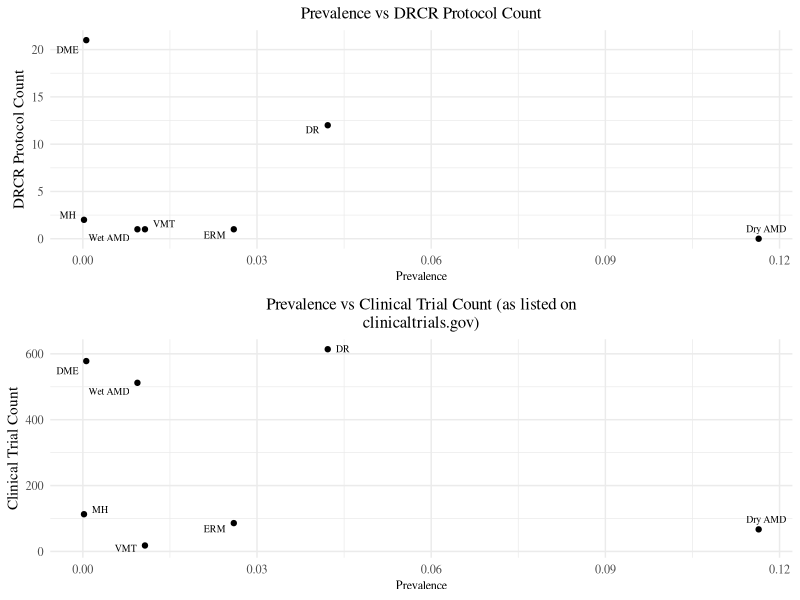
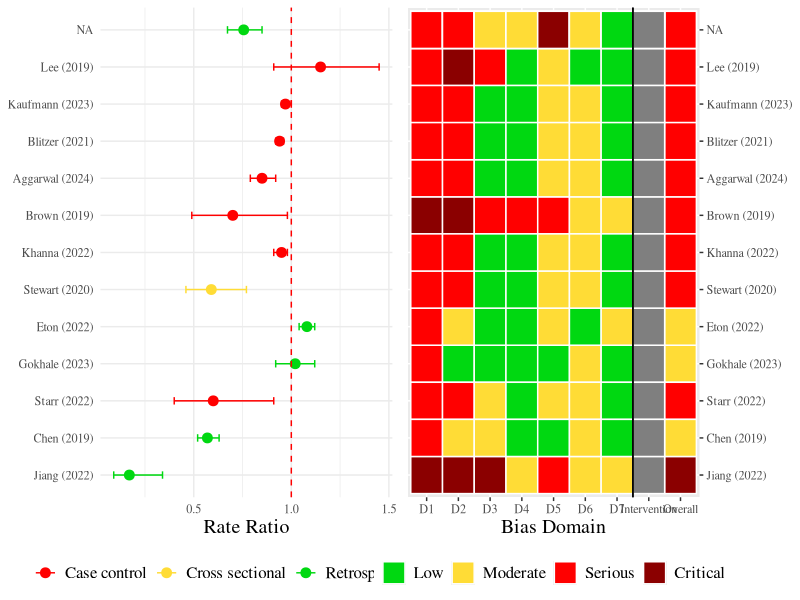

The R script that drew these images, in order:
## ---- chunk 1
library(ggplot2)
library(dplyr)
library(ggrepel)
library(tidyr)
library(stringr)
library(egg)

## ---- chunk 2
prevalence_dict <- c(DR = 0.285 * 0.148, DME = 0.027 * 0.148 * 0.148, ERM = 0.026, VMT = 0.0107, RR = NULL, MH = 0.0002, Wet_AMD = 0.0094, Dry_AMD = 0.1164)

clinical_dict <- c(DR = 614, DME = 578, ERM = 86, VMT = 18, RR = 11, MH = 113, Wet_AMD = 512, Dry_AMD = 67)
## ---- chunk 3
protocol_df <- read.csv('drcrprotocols.csv')
protocol_df <- subset(protocol_df, Disease != 'MISC')

formatted_prevalence_df <- protocol_df %>%
  group_by(Disease) %>%
  summarise(Number_of_Rows = n())

dry_amd_row = data.frame(Disease = 'Dry_AMD', Number_of_Rows = 0)
formatted_prevalence_df <- rbind(formatted_prevalence_df, dry_amd_row)
formatted_prevalence_df$Prevalence <- prevalence_dict[match(formatted_prevalence_df$Disease, names(prevalence_dict))]
formatted_prevalence_df$Clinical_Trials_Count <- clinical_dict[match(formatted_prevalence_df$Disease, names(clinical_dict))]

formatted_prevalence_df <- formatted_prevalence_df %>%
  rename(DRCR_Protocol_Count = Number_of_Rows)
formatted_prevalence_df <- formatted_prevalence_df %>%
  mutate(Disease = gsub("_", " ", Disease))

common_theme <- theme_minimal() +
  theme(
    text = element_text(family = "serif"),
    plot.title = element_text(size = rel(1.1), hjust = 0.5),  
    axis.title.x = element_text(size = rel(0.8)),
    axis.title.y = element_text(size = rel(1))
  )

plt1 <- ggplot(formatted_prevalence_df, aes(x = Prevalence, y = DRCR_Protocol_Count, label = Disease)) +
  geom_point(size = 1.5) +
  geom_text_repel(box.padding = 0.3, segment.color = NA, size = 2.5, family = "serif") +
  labs(title = 'Prevalence vs DRCR Protocol Count',
       x = 'Prevalence',
       y = 'DRCR Protocol Count') + 
  common_theme 

plt2 <- ggplot(formatted_prevalence_df, aes(x = Prevalence, y = Clinical_Trials_Count, label = Disease)) + 
  geom_point(size = 1.5) +
  geom_text_repel(box.padding = 0.3, segment.color = NA, size = 2.5, family = "serif") +  
  labs(title = NULL,  # Remove the title from labs
       x = 'Prevalence', 
       y = 'Clinical Trial Count') + 
  ggtitle(str_wrap('Prevalence vs Clinical Trial Count (as listed on clinicaltrials.gov)', width = 60)) +
  common_theme

ggarrange(plt1, plt2, nrow = 2)

## ---- chunk 4

drcrrates <-read.csv('drcrrates.csv')
study_order <- c('Jiang (2022)', 'Chen (2019)', 'Starr (2022)', 'Gokhale (2023)', 'Eton (2022)',
                 'Stewart (2020)', 'Khanna (2022)',
                 'Brown (2019)', 'Aggarwal (2024)', 'Blitzer (2021)', 'Kaufmann (2023)', 'Lee (2019)')

type_order <- c('Case control', 'Cross sectional', 'Retrospective cohort')


drcrrates$Paper <- factor(drcrrates$Paper, levels = study_order, ordered = TRUE)
drcrrates$Type <- factor(drcrrates$Type, levels = type_order, ordered = TRUE)

common_theme <- theme_minimal() +
  theme(
    text = element_text(family = "serif"),
    plot.title = element_text(size = rel(2)),  
    axis.title.x = element_text(size = rel(1.3)),
    axis.title.y = element_text(size = rel(1.3))
  )

rates <- ggplot(drcrrates, aes(x = Rate.ratio, y = Paper, color = Type)) +
  geom_point(position = position_dodge(width = 0.5), size = 3) +
  geom_errorbarh(aes(xmin = Lower, xmax = Upper, height = 0.2), position = position_dodge(width = 0.5)) +
  labs(title = 'Metformin Rate Ratios vs AMD',
       x = 'Rate Ratio',
       y = NULL,
       color = 'Study Type') +
  geom_vline(xintercept = 1, linetype = 'dashed', color = 'red') +
  common_theme +
  theme(legend.position = 'bottom',
        legend.title = element_blank(),
        legend.text = element_text(size = rel(1.1)),
        ) +
  scale_color_manual(values = c('red','#FFDC36', '#00D811'))

## ---- chunk 5

bias_df = read.csv('drcrbias.csv')

bias_df$Study <- factor(bias_df$Study, levels = study_order, ordered = TRUE)
df_dropped <- bias_df %>% select(-Type)
df_melted <- df_dropped %>%
  gather(key = "Bias_Type", value = "Bias_Level", -Study)

overall_bolder = c(rep(0, 7), 1)

color_map <- c('Low' = '#00D811', 'Moderate' = '#FFDC36', 'Serious' = 'red', 'Critical' = 'darkred')

bias <- ggplot(df_melted, aes(x = Bias_Type, y = Study, fill = Bias_Level)) +
  geom_tile(color = "white", size = 0.5) +
  scale_fill_manual(values = color_map, limits = c('Low', 'Moderate', 'Serious', 'Critical')) +
  geom_vline(xintercept = 7.501, linetype = 'solid') + 
  geom_vline(xintercept = 7.499, linetype = 'solid') +
  labs(title = 'ROBINS-I Tool Analysis', x = 'Bias Domain', y = NULL) +
  theme(
    legend.position = "bottom",
    legend.title = element_blank(),
    axis.text.x = element_text(face = "plain"),
    text = element_text(family = "serif"),
    plot.title = element_text(size = rel(2)),  
    axis.title.x = element_text(size = rel(1.3)),
    axis.title.y = element_text(size = rel(1.3)),
    legend.text = element_text(size = rel(1.1))
    )
## ---- chunk 6
bias <- bias +
  labs(title = NULL, x = 'Bias Domain', y = NULL) + scale_y_discrete(position = "right")

rates <- rates + labs(title = NULL, x = 'Rate Ratio', y = NULL)
plot <- ggarrange(rates, bias, ncol = 2)
